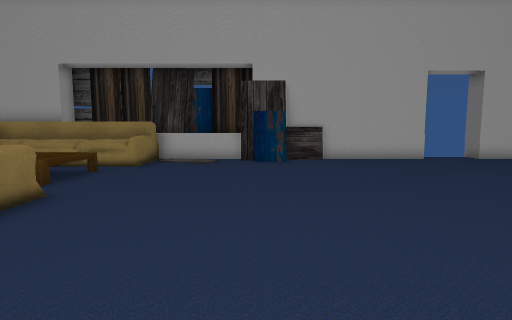
view 1 (above)

18 first-person views from a walk through a Unity game level. The camera is 1.4 m above the floor, tilts 6° down and sees 80° across. The floor is counted in squares, 1 m on a side. Each view is taken from the middle of a square. On the plan, view 1 faces up. The plan holds only what a view shows up to about 14 squares ahead; the rest is blank. The place goes on beyond the plan. The player character is not drawn. Door leaves are left out, so doorways stand open. Some surface patterns are stand-ins.

view 2
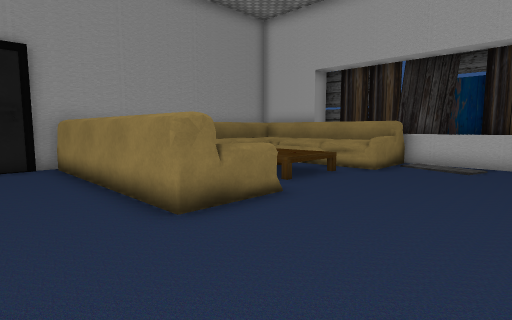

view 3
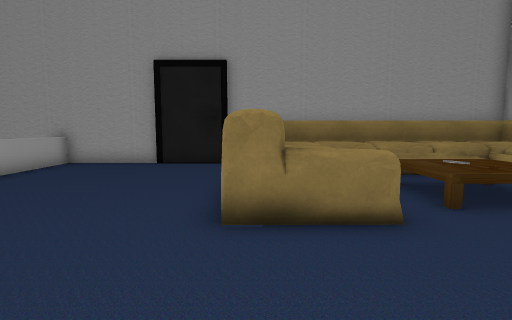

view 4
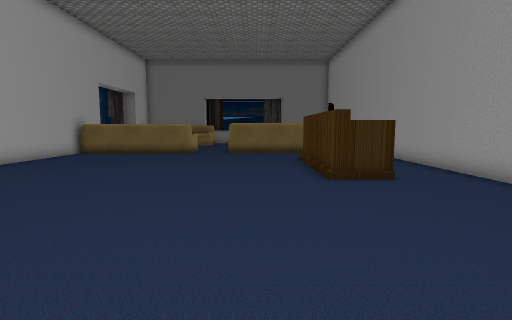

view 5
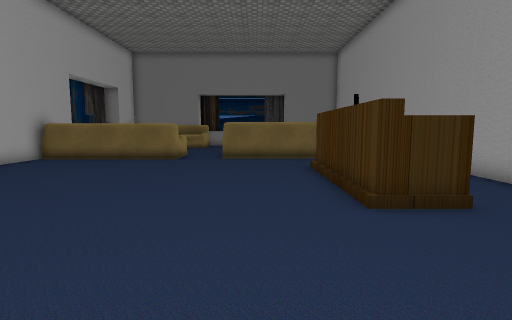

view 6
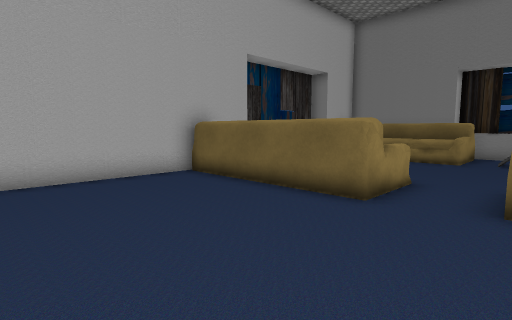

view 7
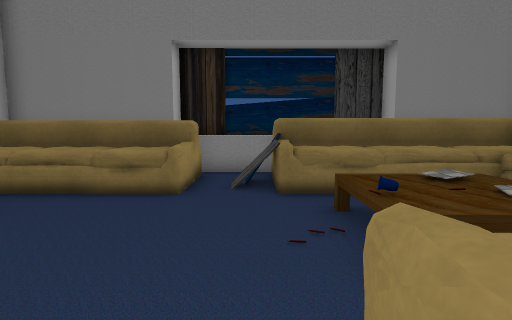

view 8
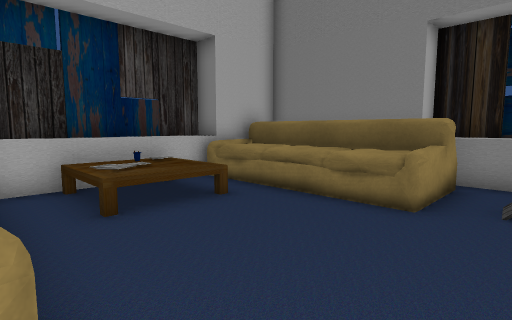

view 9
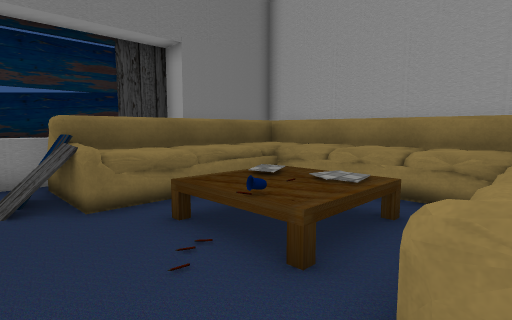

view 10
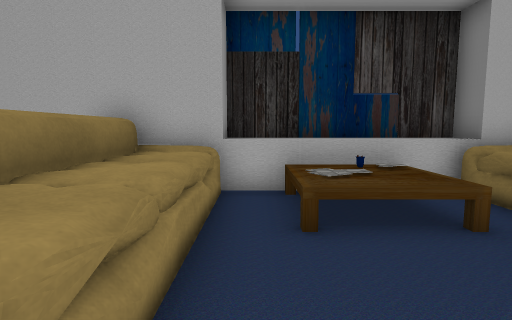

view 11
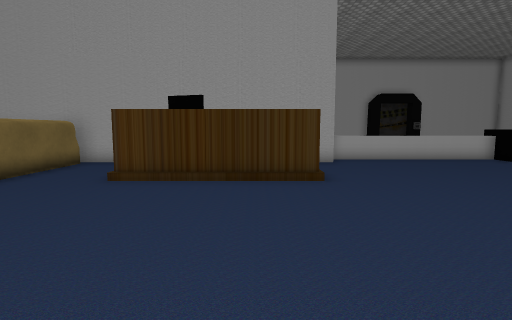

view 12
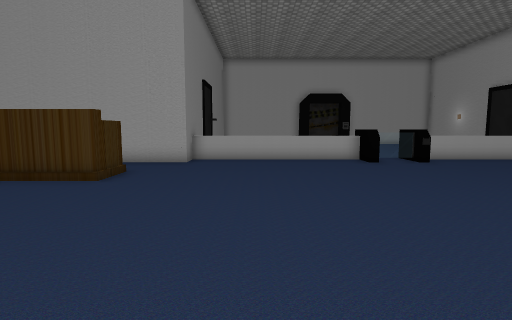

view 13
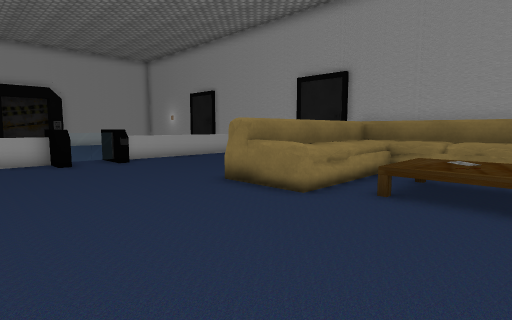

view 14
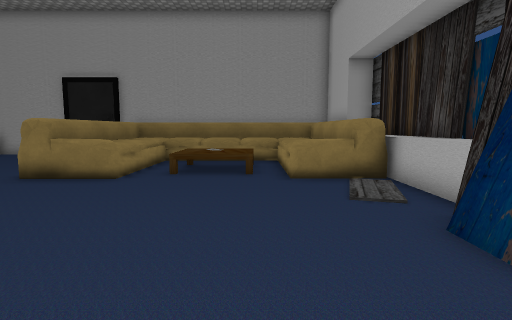

view 15
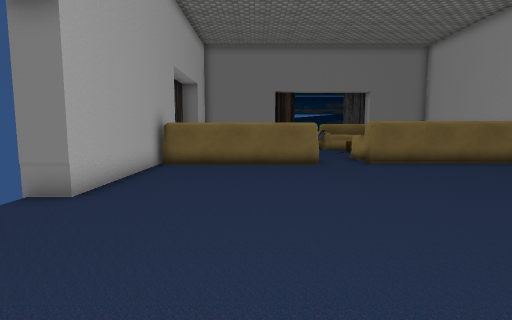

view 16
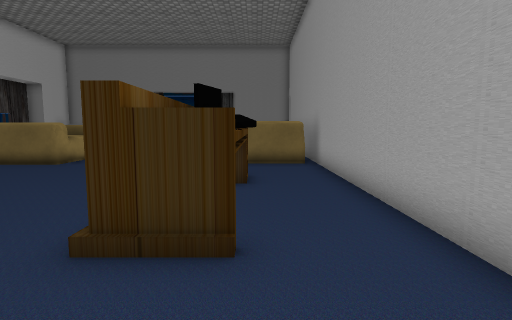

view 17
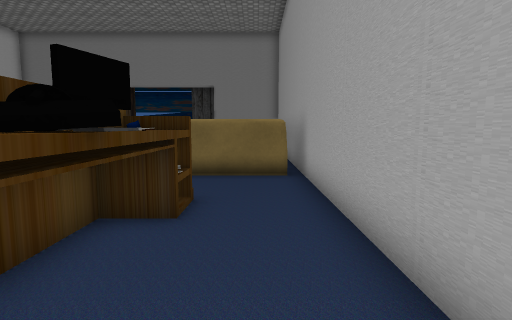

view 18
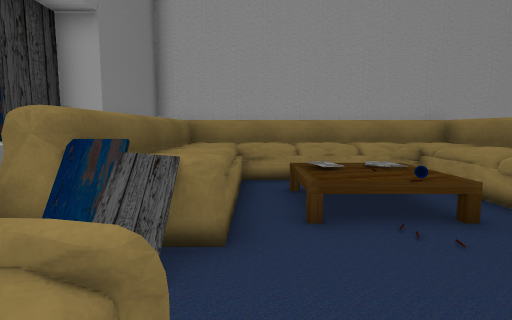

### Floor plan
Key: @ floor where view 1 was taken; # wall or solid block; . floor; D open door; = window, fence, low wall or low ledge; ^ raised ledge; P plank; T table; S sofa; C cup; G gate; K keyboard; O other object.
Columns run from 12 left of view 1 to 28 right of it. Each row starts with its distance up from view 1.
 15      ^^^P^^^          #       #P^P^PP
 14  ^^^   OO^^^ PP#####DDD#####^^^^TTT^^^^^
 13 #OOOOO  ....PP......DDD.....SSS.TO=.SS ^
 12 ##OOO OO....................SSO.TTT.OS ^
 11 ##OOO OO....................SSS.TTT.OS ^
 10 ##OO.TT.....................SSS.....OS ^
  9 ##OO.TTT....................S O.....OS ^
  8 ##OO.TTT....................SSS.....SSS^#
  7 ##OO...................................^#
  6 ##OOO OO............................OO.^#
  5 ##OOO O ....................OOO.....OOO^#
  4 #O  OO  ....................OOO.TCT.OOO #
  3 #...........................OOO.TTT.OOO #
  2 #...................OOOOO...OOO.TTT.OOO
  1 #................... OKOOO..OOOOOOOOOO
  0 #...........@.......OOKOO...OOOOOOOOOO
 -1 #...........................O#########
 -2 #...........................O#####
 -3 #.......G G.......##########^^
 -4 #^^^^^^^G.G^^^^^^^#
 -5 #
 -6 #

Positions as (right, up) in squares from view 1, and headings:
1: (0, 0), facing up
2: (0, 1), facing up-left
3: (0, 4), facing left
4: (-1, 4), facing right
5: (2, 4), facing right
6: (10, 5), facing up-right
7: (17, 6), facing right
8: (18, 6), facing up-right
9: (18, 7), facing down-right
10: (19, 7), facing up
11: (9, 10), facing down
12: (3, 10), facing down
13: (1, 10), facing down-left
14: (4, 10), facing left
15: (4, 10), facing right
16: (4, 0), facing right
17: (7, -1), facing right
18: (23, 9), facing down
